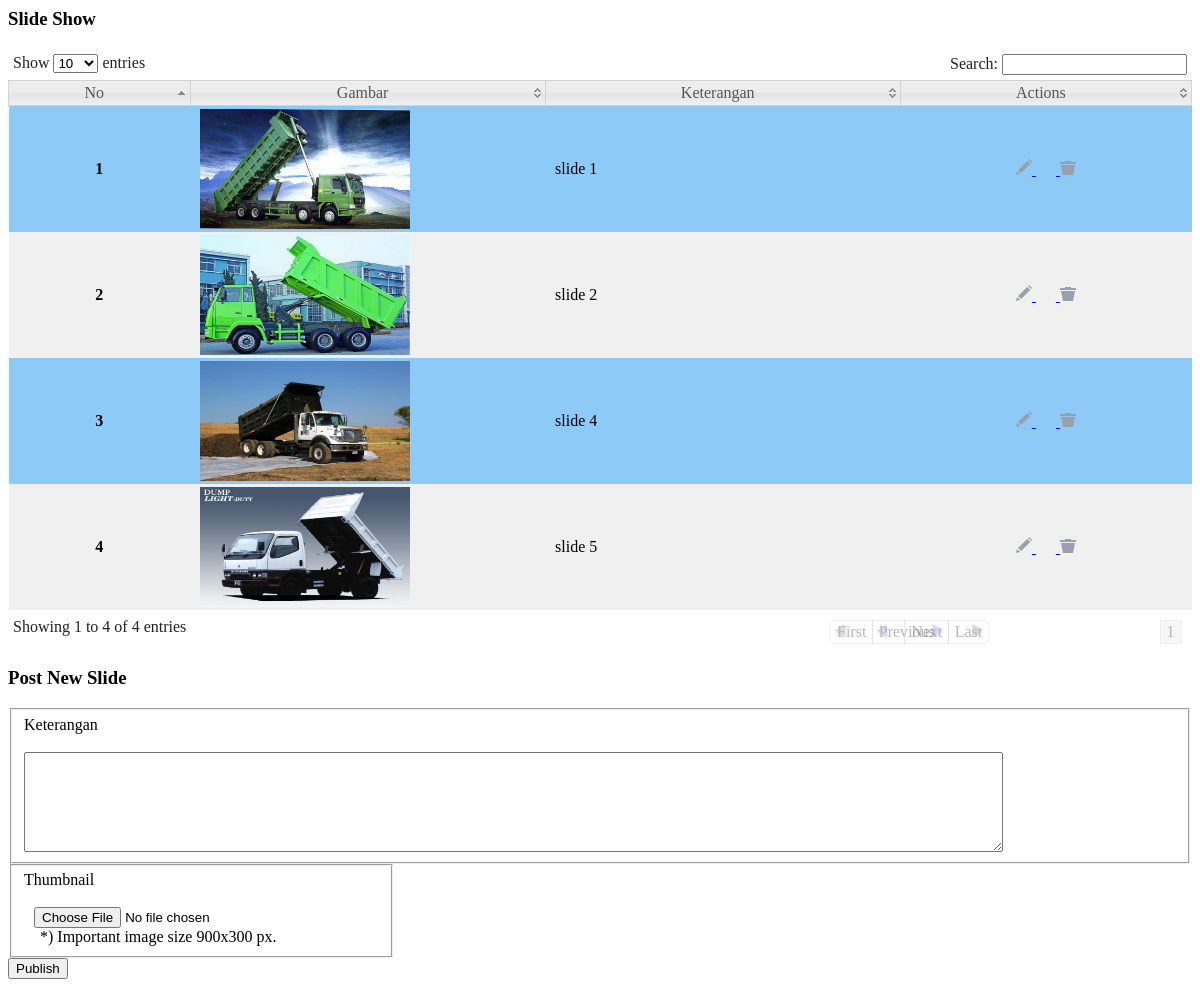
/@JafAdm10DSM/modul/mod_slideshow/slideshow.php (signed in), run on the app's committed database.
### tables this page shows
CREATE TABLE IF NOT EXISTS `slide` (
  `id_slider` int(11) NOT NULL AUTO_INCREMENT,
  `images` varchar(100) NOT NULL,
  `keterangan` varchar(500) NOT NULL,
  PRIMARY KEY (`id_slider`)
);

### @JafAdm10DSM/modul/mod_slideshow/slideshow.php (the view, shortened to what this page needs)
<?php
 if (empty($_SESSION['username']) AND empty($_SESSION['passuser'])){
  echo "<link href='style.css' rel='stylesheet' type='text/css'>
 <center>Untuk mengakses modul, Anda harus login <br>";
  echo "<a href=../../index.php><b>LOGIN</b></a></center>";
}
else { ?>
		<?php
		$aksi="modul/mod_slideshow/aksi_slideshow.php";
		switch($_GET[act]){
			default:
		?>
		<article style="min-width:535px;" class="module width_3_quarter">
			<header><h3 class="tabs_involved">Slide Show</h3>
			</header>
			<table class='display' id='example'>
			<thead>
				<tr>
    				<th>No</th>
    				<th>Gambar</th>
    				<th width="30%">Keterangan</th>
    				<th>Actions</th>
				</tr>
			</thead>
			<tbody>
			<?php
				$no=1;
				$slide = mysql_query("SELECT * FROM slide ORDER BY id_slider ASC");
				while($s=mysql_fetch_array($slide)){
				?>
				<tr>
    				<th><?php echo"$no" ?></th>
					<td width="30%"><img height="120px" src="../images/slider/<?php echo"$s[images]" ?>"></td>
    				<td><?php echo"$s[keterangan]" ?></td>
    				<td style="text-align:center"><a href="<?php echo"?module=slideshow&act=edit&id=$s[id_slider]";?>">
					<input type="image" src="images/icn_edit.png" title="Edit">
					</a>&nbsp;&nbsp;&nbsp;&nbsp;&nbsp;<a href="<?php echo"$aksi?module=slideshow&act=hapus&id=$s[id_slider]";?>" onclick="return confirm('Apakah anda yakin menghapus data ini?');">
					<input type="image" src="images/icn_trash.png" title="Trash"></a></td>
				</tr>
			<?php $no++; } ?>
			</tbody>
			</table>
		</article>
		<article style="min-width:260px;" class="module width_quarter">
			 <header><h3>Post New Slide</h3></header>
			 <form method='POST' enctype='multipart/form-data' action='modul/mod_slideshow/aksi_slideshow.php?module=slideshow&act=insertnew'>
				<div class="module_content">
						<fieldset><label>Keterangan</label>
							<br /><br />
							<textarea name="isi" style="height:100px"></textarea>
						</fieldset>
						<fieldset style="float:left; width:30%; margin-right: 3%;">
							<label>Thumbnail</label><br /><br />
							<input style="margin-left:10px; margin-right:-20px;" type="file" name="fupload">
							<br /> &nbsp;&nbsp;&nbsp;&nbsp;*) Important image size 900x300 px.
						</fieldset>
				</div>
			<footer>
				<div class="submit_link">
					<input type="submit" value="Publish" class="alt_btn">
				</div>
			</footer>
			</form>
		</article>
		<?php break;
		?>
		<?php
		 } ?>
<?php } ?>

### @JafAdm10DSM/media/css/demo_table_jui.css (style rules this page uses)
table.display thead th { padding: 3px 0px 3px 10px; cursor: pointer; * cursor: hand; }
table.display { margin: 0 auto; width: 100%; clear: both; border-collapse: collapse; }
table.display td { padding: 3px 10px; }
tr.odd { background-color: #8DCAF7; }
tr.even { background-color: #F0F0F0; }

### @JafAdm10DSM/modul/mod_slideshow/slideshow.php (style rules this page uses)
fieldset textarea { width:85% }

### data on the page
slide: images (picture), keterangan "slide 1"
slide: images (picture), keterangan "slide 2"
slide: images (picture), keterangan "slide 4"
slide: images (picture), keterangan "slide 5"
